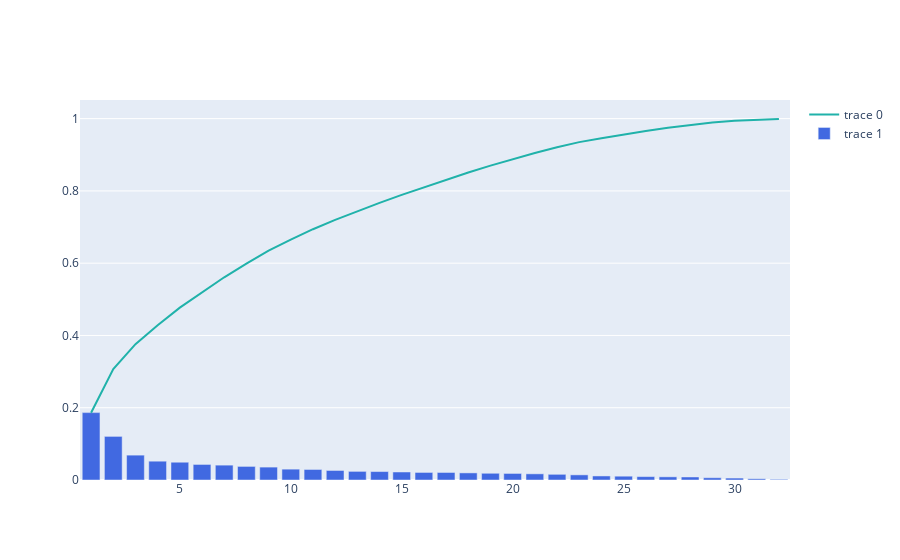

Notebook code cell kept with this figure:
### Code cell
import plotly.graph_objects as go

fig = go.Figure()

fig.add_trace(
    go.Scatter(
        x=var_df['pca_id'],
        y=var_df['PCA sum'],
        marker=dict(size=15, color="LightSeaGreen")
    ))

fig.add_trace(
    go.Bar(
        x=var_df['pca_id'],
        y=var_df['PCA ratio'],
        marker=dict(color="RoyalBlue")
    ))

fig.show()

### Figure 1 — Plotly figure (JSON) as saved in the notebook; plotly's stock layout.template omitted (floating-point values rounded to 4 significant figures)
{"data": [{"marker": {"color": "LightSeaGreen", "size": 15}, "type": "scatter", "x": [1, 2, 3, 4, 5, 6, 7, 8, 9, 10, 11, 12, 13, 14, 15, 16, 17, 18, 19, 20, 21, 22, 23, 24, 25, 26, 27, 28, 29, 30, 31, 32], "y": [0.186, 0.307, 0.376, 0.428, 0.477, 0.52, 0.561, 0.599, 0.635, 0.665, 0.694, 0.72, 0.744, 0.767, 0.789, 0.81, 0.831, 0.851, 0.87, 0.888, 0.905, 0.921, 0.935, 0.946, 0.957, 0.966, 0.975, 0.983, 0.989, 0.994, 0.997, 0.999]}, {"marker": {"color": "RoyalBlue"}, "type": "bar", "x": [1, 2, 3, 4, 5, 6, 7, 8, 9, 10, 11, 12, 13, 14, 15, 16, 17, 18, 19, 20, 21, 22, 23, 24, 25, 26, 27, 28, 29, 30, 31, 32], "y": [0.1865, 0.1207, 0.06879, 0.05206, 0.04918, 0.04305, 0.04112, 0.03762, 0.03571, 0.03001, 0.02915, 0.02641, 0.02384, 0.02335, 0.02216, 0.02089, 0.0208, 0.01965, 0.0186, 0.01812, 0.01709, 0.01573, 0.01423, 0.01119, 0.01055, 0.009353, 0.008738, 0.008371, 0.006244, 0.005335, 0.003407, 0.001822]}], "layout": {}}
